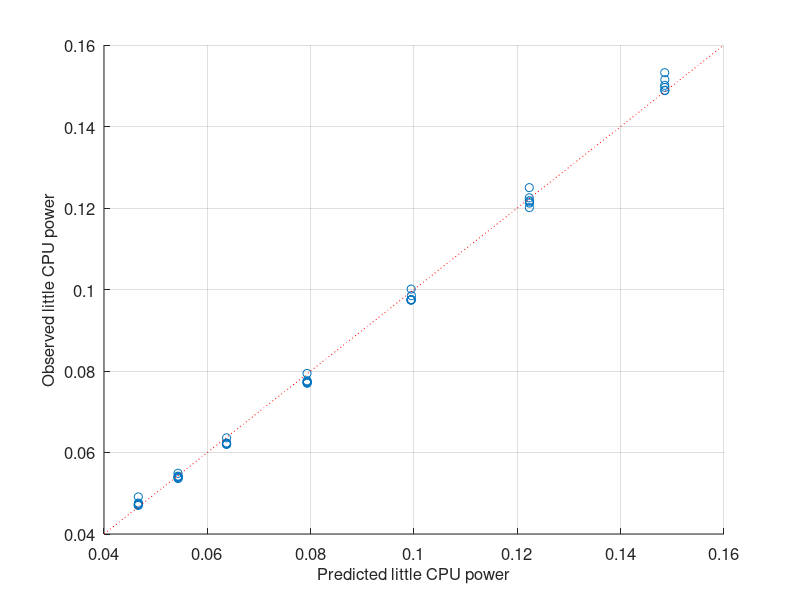
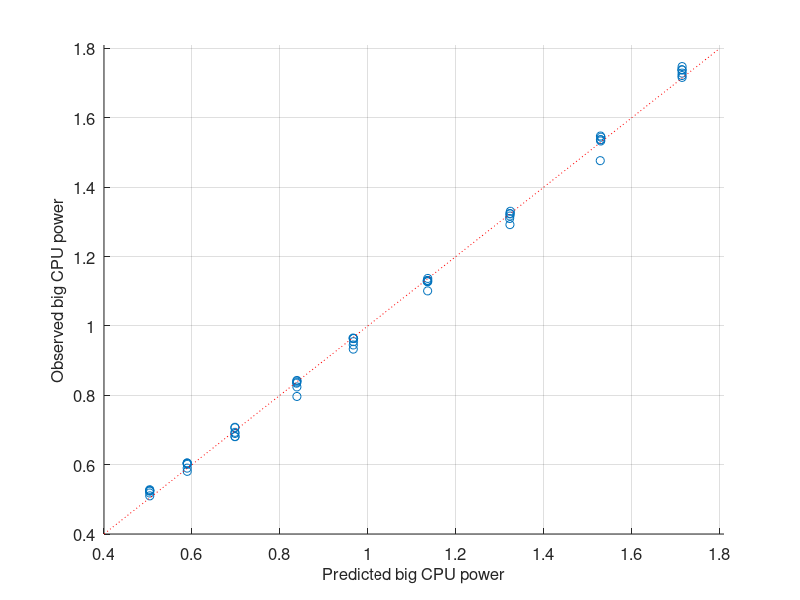

These charts were generated, in order, by the following MATLAB code:
% Read the data file
littleCPUdata=csvread('Evalution_little CPU power model.csv');
bigCPUdata=csvread('Evalution_big CPU power model.csv');

% Separate data
little_obeserved=littleCPUdata(:,1);
little_predicted=littleCPUdata(:,2);
little_error=littleCPUdata(:,3);
big_obeserved=bigCPUdata(:,1);
big_predicted=bigCPUdata(:,2);
big_error=bigCPUdata(:,3);

figure(1)
hold on;
plot(little_predicted,little_obeserved,'o')
x=0.04:0.001:0.16;
y=x;
plot(x,y,'r:')
xlabel('Predicted little CPU power')
xlim([0.04,0.16])
ylabel('Observed little CPU power')
ylim([0.04,0.16])
set(gca,'FontSize',12);
set(get(gca,'XLabel'),'FontSize',12);
set(get(gca,'YLabel'),'FontSize',12);
grid on;
hold off;

figure(2)
hold on;
plot(big_predicted,big_obeserved,'o')
x1=0.4:0.01:1.8;
y1=x1;
plot(x1,y1,'r:')
xlabel('Predicted big CPU power')
xlim([0.4,1.81])
ylabel('Observed big CPU power')
ylim([0.4,1.81])
set(gca,'FontSize',12);
set(get(gca,'XLabel'),'FontSize',12);
set(get(gca,'YLabel'),'FontSize',12);
grid on;
hold off;
